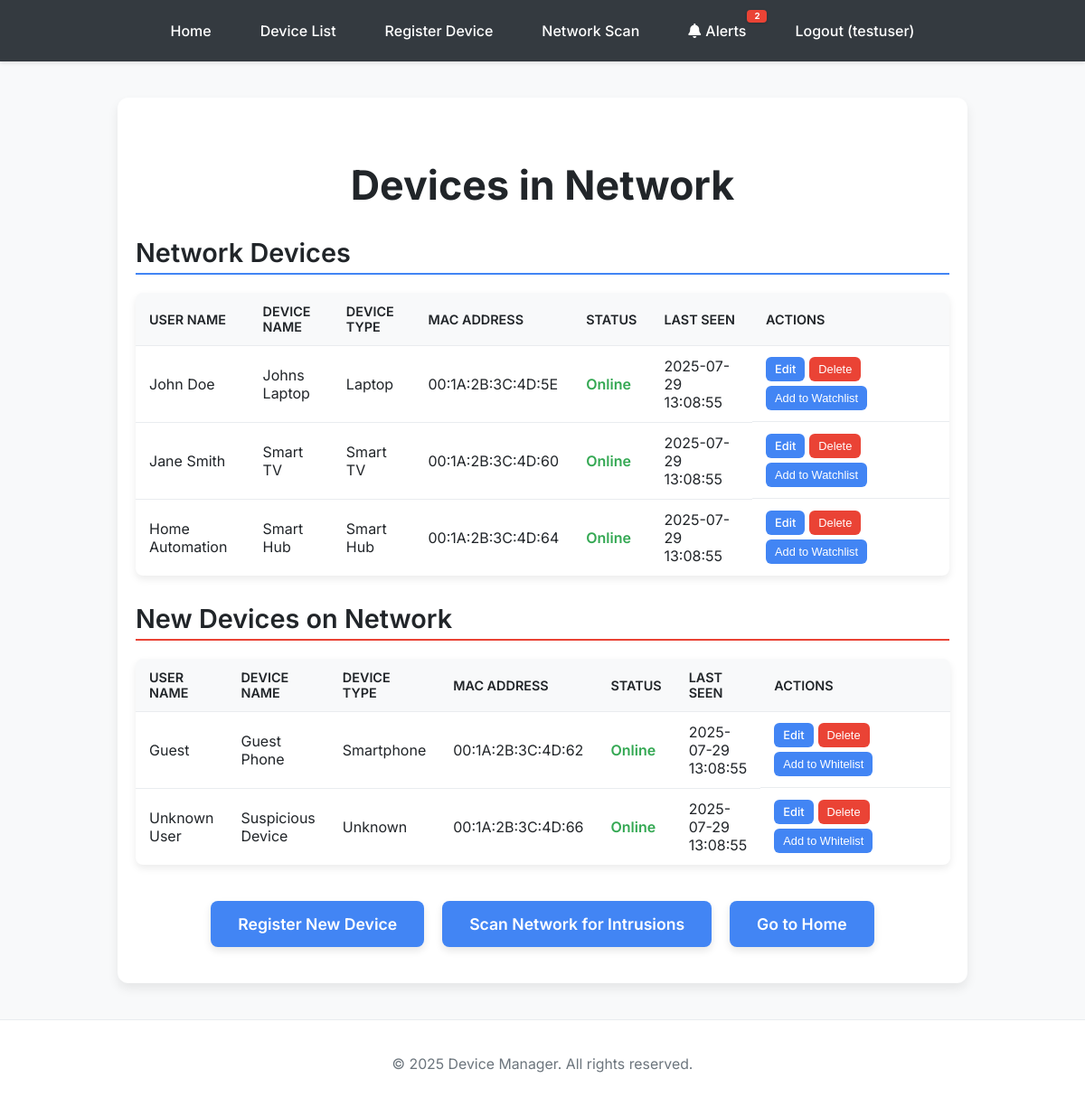
The page /device_list (signed in) on the database as committed earlier.
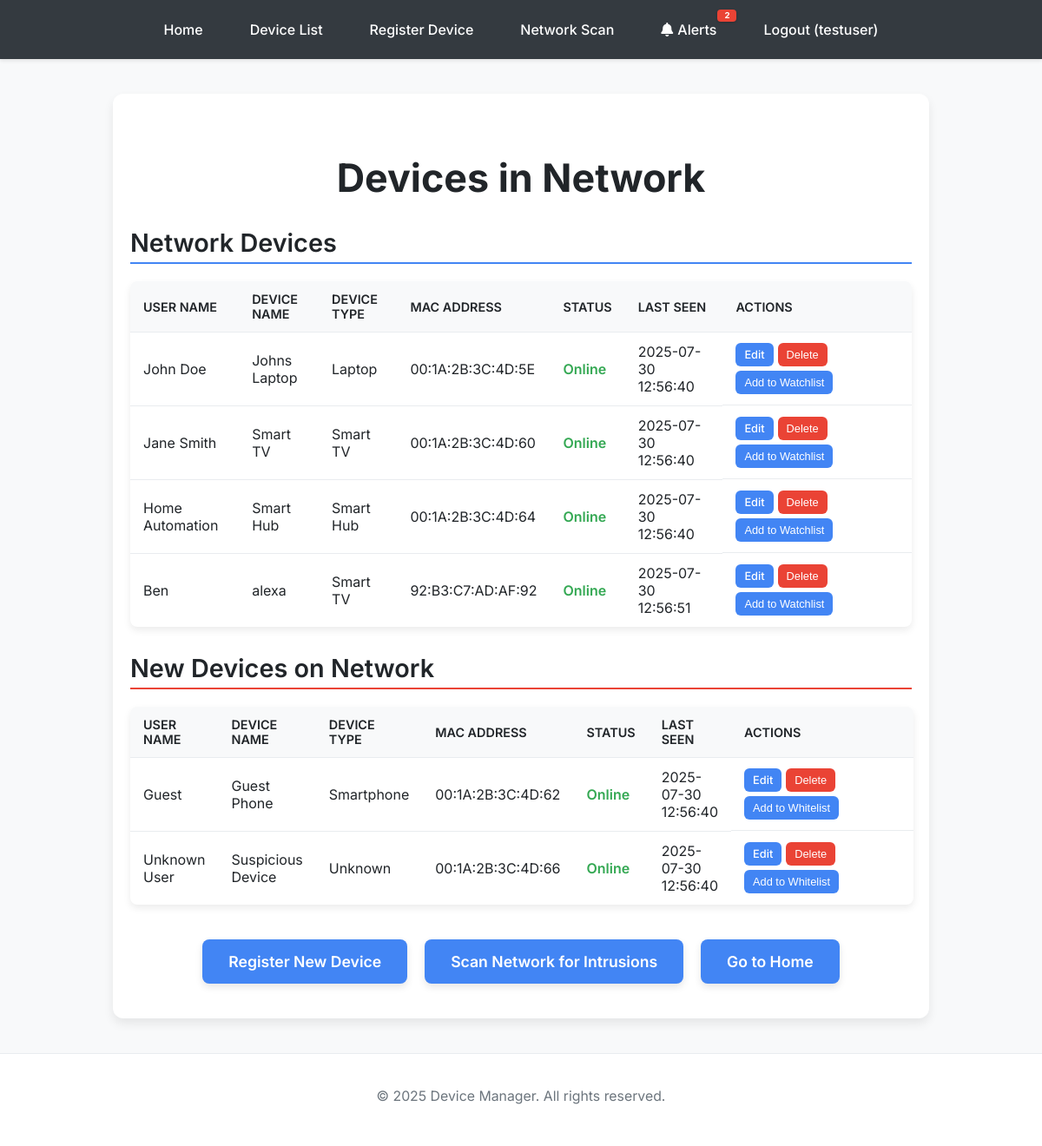
The same page on the database as committed later.
### app.py (models this page shows, shortened)
class User(UserMixin, db.Model):
    id = db.Column(db.Integer, primary_key=True)
    username = db.Column(db.String(80), unique=True, nullable=False)
    password_hash = db.Column(db.String(128), nullable=False)
    devices = db.relationship('Device', backref='owner', lazy=True)
    alerts = db.relationship('Alert', backref='recipient', lazy=True)

class Device(db.Model):
    id = db.Column(db.Integer, primary_key=True)
    user_id = db.Column(db.Integer, db.ForeignKey('user.id'), nullable=False)
    user_name = db.Column(db.String(100), nullable=False)
    device_name = db.Column(db.String(100), nullable=False)
    mac_address = db.Column(db.String(17), unique=True, nullable=True)
    is_whitelisted = db.Column(db.Boolean, default=False)
    is_watchlist = db.Column(db.Boolean, default=False)
    device_type = db.Column(db.String(50), nullable=True)
    last_seen = db.Column(db.DateTime, nullable=True)
    status = db.Column(db.String(20), default='Offline')

### app.py (the view)
@app.route('/device_list')
@login_required
def device_list_page():
    whitelisted_devices = Device.query.filter_by(user_id=current_user.id, is_whitelisted=True).all()
    watchlist_devices = Device.query.filter_by(user_id=current_user.id, is_watchlist=True).all()
    return render_template('device_list.html',
                           whitelisted_devices=whitelisted_devices,
                           watchlist_devices=watchlist_devices)

### app.py (called while the page is built)
@login_manager.user_loader
def load_user(user_id):
    return User.query.get(int(user_id))

@app.context_processor
def inject_unread_alerts_count():
    if current_user.is_authenticated:
        unread_count = Alert.query.filter_by(user_id=current_user.id, is_read=False).count()
        return dict(unread_alerts_count=unread_count)
    return dict(unread_alerts_count=0)

### templates/device_list.html (shortened to what this page needs)
<!DOCTYPE html>
<html>
<head>
</head>
<body>
    {% include 'base_navbar.html' %}
    <div class="container">
        <h1>Devices in Network</h1>
        <div class="device-section">
            <h2>Network Devices</h2>
            {% if whitelisted_devices %}
                <table>
                    <thead>
                        <tr>
                            <th>User Name</th>
                            <th>Device Name</th>
                            <th>Device Type</th>
                            <th>MAC Address</th>
                            <th>Status</th>
                            <th>Last Seen</th>
                            <th>Actions</th>
                        </tr>
                    </thead>
                    <tbody>
                        {% for device in whitelisted_devices %}
                            <tr>
                                <td>{{ device.user_name }}</td>
                                <td>{{ device.device_name }}</td>
                                <td>{{ device.device_type if device.device_type else 'N/A' }}</td>
                                <td>{{ device.mac_address }}</td>
                                <td><span class="status-{{ device.status | lower }}">{{ device.status }}</span></td>
                                <td>{{ device.last_seen.strftime('%Y-%m-%d %H:%M:%S') if device.last_seen else 'Never' }}</td>
                                <td class="action-buttons">
                                    {% if device %}
                                        <a href="{{ url_for('edit_device', device_id=device.id) }}" class="action-button">Edit</a>
                                        <form action="{{ url_for('delete_device', device_id=device.id) }}" method="post" onsubmit="return confirm('Are you sure you want to delete this device?');">
                                            <button type="submit" class="action-button delete">Delete</button>
                                        </form>
                                        <form action="{{ url_for('toggle_watchlist', device_id=device.id) }}" method="post">
                                            <button type="submit" class="toggle-button">Add to Watchlist</button>
                                        </form>
                                    {% else %}
                                        <span>Error: Device data missing.</span>
                                    {% endif %}
                                </td>
                            </tr>
                        {% endfor %}
                    </tbody>
                </table>
            {% else %}
                <p class="no-entries">No devices have been whitelisted yet.</p>
            {% endif %}
        </div>
        <div class="device-section watchlist">
            <h2>New Devices on Network</h2>
            {% if watchlist_devices %}
                <table>
                    <thead>
                        <tr>
                            <th>User Name</th>
                            <th>Device Name</th>
                            <th>Device Type</th>
                            <th>MAC Address</th>
                            <th>Status</th>
                            <th>Last Seen</th>
                            <th>Actions</th>
                        </tr>
                    </thead>
                    <tbody>
                        {% for device in watchlist_devices %}
                            <tr>
                                <td>{{ device.user_name }}</td>
                                <td>{{ device.device_name }}</td>
                                <td>{{ device.device_type if device.device_type else 'N/A' }}</td>
                                <td>{{ device.mac_address }}</td>
                                <td><span class="status-{{ device.status | lower }}">{{ device.status }}</span></td>
                                <td>{{ device.last_seen.strftime('%Y-%m-%d %H:%M:%S') if device.last_seen else 'Never' }}</td>
                                <td class="action-buttons">
                                    {% if device %}
                                        <a href="{{ url_for('edit_device', device_id=device.id) }}" class="action-button">Edit</a>
                                        <form action="{{ url_for('delete_device', device_id=device.id) }}" method="post" onsubmit="return confirm('Are you sure you want to delete this device?');">
                                            <button type="submit" class="action-button delete">Delete</button>
                                        </form>
                                        <form action="{{ url_for('toggle_whitelist', device_id=device.id) }}" method="post">
                                            <button type="submit" class="toggle-button">Add to Whitelist</button>
                                        </form>
                                    {% else %}
                                        <span>Error: Device data missing.</span>
                                    {% endif %}
                                </td>
                            </tr>
                        {% endfor %}
                    </tbody>
                </table>
            {% else %}
                <p class="no-entries">No devices are currently on the watchlist.</p>
            {% endif %}
        </div>
        <div class="link-group">
            <a href="{{ url_for('register') }}" class="action-button">Register New Device</a>
            <a href="{{ url_for('network_scan_page') }}" class="action-button">Scan Network for Intrusions</a>
            <a href="{{ url_for('index') }}" class="action-button">Go to Home</a>
        </div>
    </div>
    <footer>
        <p>&copy; 2025 Device Manager. All rights reserved.</p>
    </footer>
</body>
</html>

### templates/base_navbar.html (shortened to what this page needs)
<!DOCTYPE html>
<html lang="en">
<head>
    <link rel="stylesheet" href="https://cdnjs.cloudflare.com/ajax/libs/font-awesome/6.0.0-beta3/css/all.min.css">
</head>
<body>
    <nav>
        <ul>
            <li><a href="{{ url_for('index') }}">Home</a></li>
            {% if current_user.is_authenticated %}
                <li><a href="{{ url_for('device_list_page', next=request.endpoint) }}">Device List</a></li>
                <li><a href="{{ url_for('register', next=request.endpoint) }}">Register Device</a></li>
                <li><a href="{{ url_for('network_scan_page', next=request.endpoint) }}">Network Scan</a></li>
                <li>
                    <a href="{{ url_for('alerts_page', next=request.endpoint) }}" class="alerts-link">
                        <i class="fas fa-bell"></i> Alerts
                        {% if unread_alerts_count > 0 %}
                            <span class="alert-badge">{{ unread_alerts_count }}</span>
                        {% endif %}
                    </a>
                </li>
                <li><a href="{{ url_for('logout') }}">Logout ({{ current_user.username }})</a></li>
            {% else %}
                <li><a href="{{ url_for('login') }}">Login</a></li>
                <li><a href="{{ url_for('register_user') }}">Register</a></li>
            {% endif %}
        </ul>
    </nav>
</body>
</html>

### templates/device_list.html (style rules this page uses)
:root { --primary-blue: #4285F4; --darker-blue: #3367D6; --secondary-green: #34A853; --warning-red: #EA4335; --light-background: #F8F9FA; --white-background: #FFFFFF; --dark-text: #212529; --medium-text: #6C757D; --navbar-bg: #343A40; --border-light: #E9ECEF; --success-bg: #D4EDDA; --success-text: #155724; --error-bg: #F8D7DA; --error-text: #721C24; --info-bg: #D1ECF1; --info-text: #0C5460; }
body { font-family: 'Inter', sans-serif; margin: 0; background-color: var(--light-background); display: flex; flex-direction: column; min-height: 100vh; color: var(--dark-text); -webkit-font-smoothing: antialiased; -moz-osx-font-smoothing: grayscale; }
.container { padding: 40px 20px; max-width: 900px; margin: 40px auto; background-color: var(--white-background); border-radius: 12px; box-shadow: 0 6px 12px rgba(0, 0, 0, 0.08); text-align: center; flex-grow: 1; }
h1 { color: var(--dark-text); font-size: 2.8em; margin-bottom: 20px; font-weight: 700; }
h2 { color: var(--dark-text); font-size: 1.8em; margin-top: 30px; margin-bottom: 15px; font-weight: 600; text-align: left; border-bottom: 2px solid var(--primary-blue); padding-bottom: 5px; }
.device-section.watchlist h2 { border-bottom-color: var(--warning-red); }
p { color: var(--medium-text); font-size: 1.1em; line-height: 1.6; margin-bottom: 25px; font-weight: 400; }
nav { background-color: var(--navbar-bg); padding: 1em 0; margin-bottom: 0; box-shadow: 0 2px 4px rgba(0, 0, 0, 0.1); }
nav ul { list-style-type: none; margin: 0; padding: 0; display: flex; justify-content: center; }
nav ul li { margin: 0 15px; }
nav ul li a { color: var(--white-background); text-decoration: none; font-weight: 500; padding: 8px 12px; border-radius: 6px; transition: background-color 0.3s ease, color 0.3s ease; }
table { width: 100%; border-collapse: collapse; margin-top: 20px; background-color: var(--white-background); border-radius: 8px; overflow: hidden; box-shadow: 0 4px 8px rgba(0, 0, 0, 0.08); }
th, td { padding: 12px 15px; border-bottom: 1px solid var(--border-light); text-align: left; color: var(--dark-text); font-weight: 400; }
th { background-color: var(--light-background); color: var(--dark-text); font-weight: 600; text-transform: uppercase; font-size: 0.9em; }
tr:last-child td { border-bottom: none; }
.action-buttons { display: flex; flex-wrap: wrap; gap: 5px; align-items: center; min-width: 180px; }
.action-buttons .action-button, .action-buttons .toggle-button { padding: 6px 10px; font-size: 0.8em; white-space: nowrap; flex-shrink: 0; background-color: var(--primary-blue); color: var(--white-background); border: none; border-radius: 6px; cursor: pointer; text-decoration: none; transition: background-color 0.3s ease; font-weight: 500; }
.action-button.delete { background-color: var(--warning-red); color: var(--white-background); }
.toggle-button { background-color: var(--secondary-green); }
footer { margin-top: auto; padding: 20px; text-align: center; color: var(--medium-text); font-size: 0.9em; background-color: var(--white-background); border-top: 1px solid var(--border-light); font-weight: 400; }
.status-online { color: var(--secondary-green); font-weight: 600; }
.link-group { margin-top: 40px; display: flex; justify-content: center; gap: 20px; flex-wrap: wrap; }
.link-group .action-button { background-color: var(--primary-blue); color: var(--white-background); padding: 15px 30px; text-decoration: none; border-radius: 8px; font-weight: 600; font-size: 1.1em; transition: background-color 0.3s ease, transform 0.2s ease; box-shadow: 0 4px 8px rgba(0, 0, 0, 0.1); }

Rows that differ between the two databases and show on the page:
changed Device "John Doe": last_seen "2025-07-29 13:08:55" → "2025-07-30 12:56:40"
changed Device "Jane Smith": last_seen "2025-07-29 13:08:55" → "2025-07-30 12:56:40"
changed Device "Home Automation": last_seen "2025-07-29 13:08:55" → "2025-07-30 12:56:40"
added Device: user_name "Ben", device_name "alexa", device_type "Smart TV", mac_address "92:B3:C7:AD:AF:92", status "Online", last_seen "2025-07-30 12:56:51", shown under "Network Devices"
changed Device "Guest": last_seen "2025-07-29 13:08:55" → "2025-07-30 12:56:40"
changed Device "Unknown User": last_seen "2025-07-29 13:08:55" → "2025-07-30 12:56:40"
